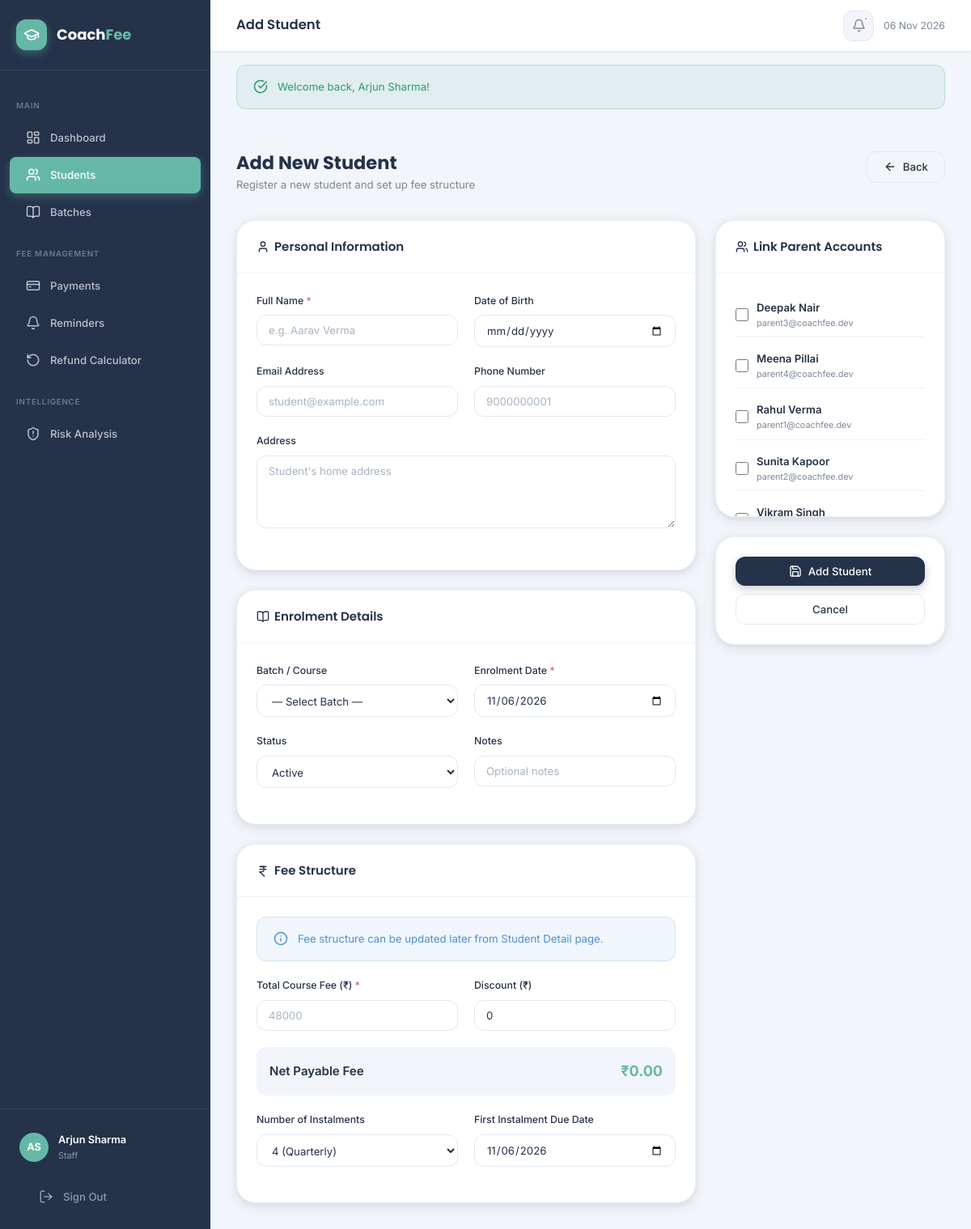
Screenshot of /src/staff/student_form.php (signed in) with the database file from the repository.
### tables this page shows
CREATE TABLE IF NOT EXISTS users (
    id              INT UNSIGNED AUTO_INCREMENT PRIMARY KEY,
    name            VARCHAR(120) NOT NULL,
    email           VARCHAR(180) NOT NULL UNIQUE,
    phone           VARCHAR(20),
    password_hash   VARCHAR(255) NOT NULL,
    role            ENUM('staff','parent') NOT NULL DEFAULT 'staff',
    otp             VARCHAR(10) DEFAULT NULL,
    otp_expires_at  DATETIME DEFAULT NULL,
    otp_verified    TINYINT(1) NOT NULL DEFAULT 0,
    is_active       TINYINT(1) NOT NULL DEFAULT 1,
    created_at      DATETIME NOT NULL DEFAULT CURRENT_TIMESTAMP,
    updated_at      DATETIME NOT NULL DEFAULT CURRENT_TIMESTAMP ON UPDATE CURRENT_TIMESTAMP,
    INDEX idx_role (role),
    INDEX idx_email (email)
);

### config/session.php (called while the page is built, shortened)
<?php
function h(string $value): string {
    return htmlspecialchars($value, ENT_QUOTES | ENT_HTML5, 'UTF-8');
}
function sanitize_int($value): int {
    return (int) filter_var($value, FILTER_SANITIZE_NUMBER_INT);
}

### src/staff/student_form.php (the view, shortened to what this page needs)
<?php
require_once BASE_PATH . '/config/session.php';
$pdo    = db();
$id     = sanitize_int($_GET['id'] ?? 0);
$isEdit = $id > 0;
$student = [];
$parents  = $pdo->query("SELECT id,name,email FROM users WHERE role='parent' AND is_active=1 ORDER BY name")->fetchAll();
$linkedParents = [];
include BASE_PATH . '/templates/header.php';
?>
<div class="page-content">
  <div class="page-header">
    <div class="page-header-title">
      <h2><?= $isEdit ? 'Edit Student' : 'Add New Student' ?></h2>
      <p><?= $isEdit ? 'Update student information' : 'Register a new student and set up fee structure' ?></p>
    </div>
    <a href="/CoachFee/src/staff/students.php" class="btn btn-outline"><i data-lucide="arrow-left"></i> Back</a>
  </div>
  <form method="POST" novalidate>
    <div style="display:grid;grid-template-columns:2fr 1fr;gap:var(--space-6);">
      <div style="display:flex;flex-direction:column;gap:var(--space-6);">
        <div class="card">
          <div class="card-header"><span class="card-title"><i data-lucide="user" style="width:16px;height:16px;vertical-align:middle;margin-right:6px;"></i>Personal Information</span></div>
          <div class="card-body">
            <div class="form-row">
              <div class="form-group">
                <label for="name">Full Name <span style="color:var(--danger);">*</span></label>
                <input type="text" id="name" name="name" class="form-control" required value="<?= h($student['name'] ?? $_POST['name'] ?? '') ?>" placeholder="e.g. Aarav Verma">
              </div>
              <div class="form-group">
                <label for="dob">Date of Birth</label>
                <input type="date" id="dob" name="dob" class="form-control" value="<?= h($student['dob'] ?? $_POST['dob'] ?? '') ?>">
              </div>
            </div>
            <div class="form-row">
              <div class="form-group">
                <label for="email">Email Address</label>
                <input type="email" id="email" name="email" class="form-control" value="<?= h($student['email'] ?? $_POST['email'] ?? '') ?>" placeholder="student@example.com">
              </div>
              <div class="form-group">
                <label for="phone">Phone Number</label>
                <input type="tel" id="phone" name="phone" class="form-control" value="<?= h($student['phone'] ?? $_POST['phone'] ?? '') ?>" placeholder="9000000001">
              </div>
            </div>
            <div class="form-group">
              <label for="address">Address</label>
              <textarea id="address" name="address" class="form-control" rows="2" placeholder="Student's home address"><?= h($student['address'] ?? $_POST['address'] ?? '') ?></textarea>
            </div>
          </div>
        </div>
        <div class="card">
          <div class="card-header"><span class="card-title"><i data-lucide="book-open" style="width:16px;height:16px;vertical-align:middle;margin-right:6px;"></i>Enrolment Details</span></div>
          <div class="card-body">
            <div class="form-row">
              <div class="form-group">
                <label for="batch_id">Batch / Course</label>
                <select id="batch_id" name="batch_id" class="form-control">
                  <option value="">— Select Batch —</option>
                </select>
              </div>
              <div class="form-group">
                <label for="enroll_date">Enrolment Date <span style="color:var(--danger);">*</span></label>
                <input type="date" id="enroll_date" name="enroll_date" class="form-control" required value="<?= h($student['enroll_date'] ?? $_POST['enroll_date'] ?? date('Y-m-d')) ?>">
              </div>
            </div>
            <div class="form-row">
              <div class="form-group">
                <label for="status">Status</label>
                <select id="status" name="status" class="form-control">
                  <?php foreach (['active','inactive','dropout','completed'] as $st): ?>
                  <option value="<?= $st ?>" <?= ($student['status']??'active')===$st?'selected':'' ?>><?= ucfirst($st) ?></option>
                  <?php endforeach; ?>
                </select>
              </div>
              <div class="form-group">
                <label for="notes">Notes</label>
                <input type="text" id="notes" name="notes" class="form-control" value="<?= h($student['notes'] ?? '') ?>" placeholder="Optional notes">
              </div>
            </div>
          </div>
        </div>
        <?php if (!$isEdit): ?>
        <div class="card">
          <div class="card-header"><span class="card-title"><i data-lucide="indian-rupee" style="width:16px;height:16px;vertical-align:middle;margin-right:6px;"></i>Fee Structure</span></div>
          <div class="card-body">
            <div class="alert alert-info" style="margin-bottom:var(--space-5);"><i data-lucide="info"></i> Fee structure can be updated later from Student Detail page.</div>
            <div class="form-row">
              <div class="form-group">
                <label for="total_fee">Total Course Fee (₹) <span style="color:var(--danger);">*</span></label>
                <input type="number" id="total_fee" name="total_fee" class="form-control" step="0.01" min="0" value="<?= h($_POST['total_fee'] ?? '') ?>" placeholder="48000" oninput="calcNet()">
              </div>
              <div class="form-group">
                <label for="discount">Discount (₹)</label>
                <input type="number" id="discount" name="discount" class="form-control" step="0.01" min="0" value="<?= h($_POST['discount'] ?? '0') ?>" placeholder="0" oninput="calcNet()">
              </div>
            </div>
            <div style="background:var(--bg);border-radius:var(--radius-md);padding:var(--space-4);margin-bottom:var(--space-5);display:flex;justify-content:space-between;align-items:center;">
              <span style="font-weight:600;">Net Payable Fee</span>
              <span id="netFeeDisplay" style="font-size:1.2rem;font-weight:700;color:var(--accent);">₹0.00</span>
            </div>
            <div class="form-row">
              <div class="form-group">
                <label for="instalment_count">Number of Instalments</label>
                <select id="instalment_count" name="instalment_count" class="form-control">
                  <option value="4" selected>4 (Quarterly)</option>
                </select>
              </div>
              <div class="form-group">
                <label for="instalment_start">First Instalment Due Date</label>
                <input type="date" id="instalment_start" name="instalment_start" class="form-control" value="<?= date('Y-m-d') ?>">
              </div>
            </div>
          </div>
        </div>
        <?php endif; ?>
      </div>
      <div style="display:flex;flex-direction:column;gap:var(--space-6);">
        <div class="card">
          <div class="card-header"><span class="card-title"><i data-lucide="users" style="width:16px;height:16px;vertical-align:middle;margin-right:6px;"></i>Link Parent Accounts</span></div>
          <div class="card-body" style="max-height:300px;overflow-y:auto;">
            <?php foreach ($parents as $p): ?>
            <label style="display:flex;align-items:center;gap:10px;padding:8px 0;border-bottom:1px solid var(--border-light);cursor:pointer;font-weight:400;">
              <input type="checkbox" name="parent_ids[]" value="<?= $p['id'] ?>"
                <?= in_array($p['id'], $linkedParents) ? 'checked' : '' ?> style="width:16px;height:16px;accent-color:var(--accent);">
              <div>
                <div style="font-weight:600;font-size:.88rem;"><?= h($p['name']) ?></div>
                <div class="text-xs text-muted"><?= h($p['email']) ?></div>
              </div>
            </label>
            <?php endforeach; ?>
          </div>
        </div>
        <div class="card">
          <div class="card-body">
            <button type="submit" class="btn btn-primary w-full" style="margin-bottom:10px;">
              <i data-lucide="save"></i> <?= $isEdit ? 'Update Student' : 'Add Student' ?>
            </button>
            <a href="/CoachFee/src/staff/students.php" class="btn btn-outline w-full">Cancel</a>
          </div>
        </div>
      </div>
    </div>
  </form>
</div>
<?php
include BASE_PATH . '/templates/footer.php';
?>

### rows the page displays
users: name "Deepak Nair", email "parent3@coachfee.dev"
users: name "Meena Pillai", email "parent4@coachfee.dev"
users: name "Rahul Verma", email "parent1@coachfee.dev"
users: name "Sunita Kapoor", email "parent2@coachfee.dev"
users: name "Vikram Singh"

### other values shown
$initials "AS"
$user['name'] "Arjun Sharma"
$user['role'] "Staff"
$pageTitle "Add Student"
$flashSuccess "Welcome back, Arjun Sharma!"
form field status "Active"
